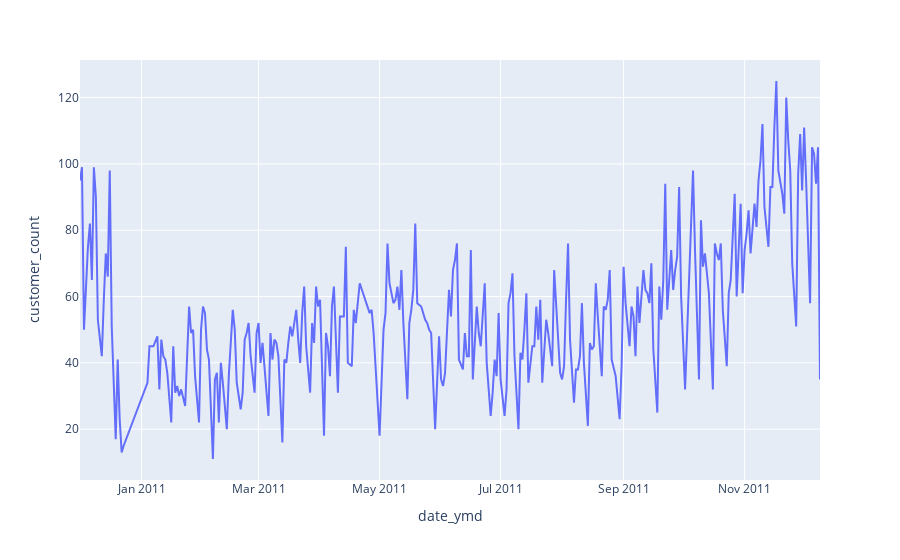

Here is the notebook cell this chart was saved with:
### Markdown cell above
### 주문 고객수

### Code cell
customer_count_by_date = data.groupby('date_ymd')[['CustomerID']].nunique().reset_index().rename({'CustomerID':'customer_count'}, axis=1)

fig = px.line(data_frame=customer_count_by_date, x='date_ymd', y='customer_count')
fig.show()

### Figure 1 — Plotly figure (JSON) as saved in the notebook; plotly's stock layout.template omitted (floating-point values rounded to 4 significant figures; data arrays with more than 128 entries replaced by an {"elided": "..."} marker saying what was removed)
{"data": [{"hovertemplate": "date_ymd=%{x}<br>customer_count=%{y}<extra></extra>", "legendgroup": "", "line": {"color": "#636efa", "dash": "solid"}, "marker": {"symbol": "circle"}, "mode": "lines", "name": "", "orientation": "v", "showlegend": false, "type": "scatter", "x": {"elided": "305 str values"}, "xaxis": "x", "y": {"elided": "305 int values"}, "yaxis": "y"}], "layout": {"legend": {"tracegroupgap": 0}, "margin": {"t": 60}, "xaxis": {"anchor": "y", "domain": [0, 1], "title": {"text": "date_ymd"}}, "yaxis": {"anchor": "x", "domain": [0, 1], "title": {"text": "customer_count"}}}}
